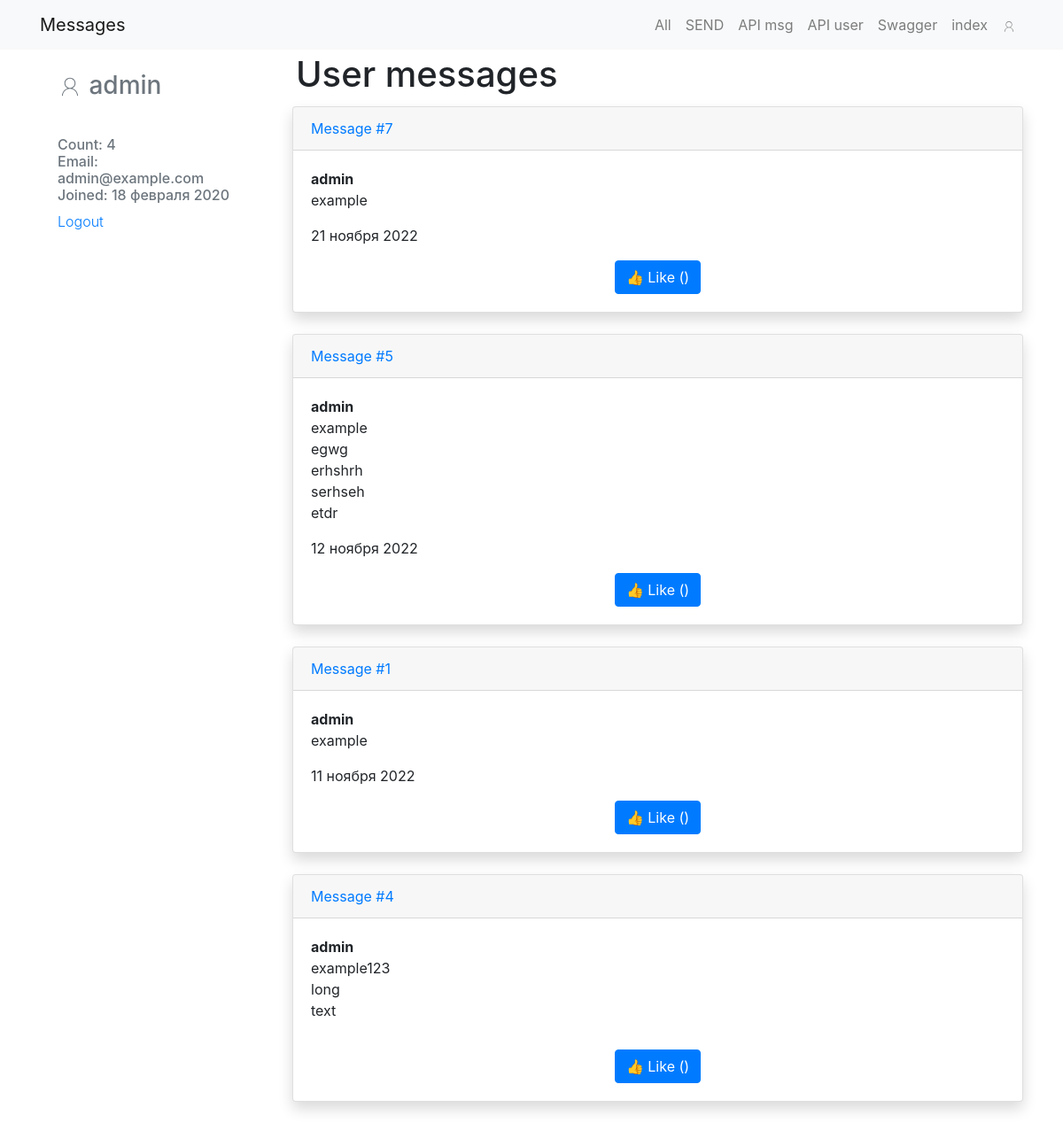
The page /users/1/ on the database its author committed.
### FORM_MSG/models.py (models this page shows, shortened)
class Message(models.Model):
    author = models.ForeignKey(to=User, related_name='messages', on_delete=models.CASCADE)
    id = models.BigAutoField(null=False, unique=True, primary_key=True,
                             auto_created=True)  # limit int remove (max_length)
    name = models.CharField(null=False, max_length=10, blank=False)
    text = models.TextField(null=False, max_length=100, blank=False, validators=[RegexValidator(r'^[\w]+$')])
    accept_terms = models.BooleanField(null=False, default=False, verbose_name='Согласен с правилами', blank=False)
    file = models.FileField(null=True, upload_to='form_files/', blank=True)
    image = models.ImageField(null=True, upload_to='form_imgs/', blank=True)
    created_date = models.DateTimeField(null=False, auto_now_add=True)
    updated_date = models.DateTimeField(null=False, auto_now=True)
    class Meta:
        verbose_name_plural = 'Messages'

### FORM_MSG/views.py (the view)
# urls.py: path("users/<int:pk>/", views.UserDetails.as_view(), name="users_details"),
class UserDetails(DetailView):
    template_name = 'form_msg/USERPAGE.html'
    queryset = User.objects.all().select_related()
    def get_context_data(self, **kwargs):
        pk = self.kwargs.get('pk', '')
        context = super().get_context_data(**kwargs)
        query = Message.objects.select_related('author').values('id', 'author__username', 'text', 'created_date') \
            .order_by('-created_date') \
            .filter(author__id=pk)
        context['msgs_data'] = query
        context['msgs_data_count'] = query.count()
        return context

### FORM_MSG/templates/form_msg/USERPAGE.html (shortened to what this page needs)
{% extends "form_msg/base_msg.html" %}
{% block content %}
<main role="main" class="container">
    <div class="row">
        {% include 'form_msg/user_item.html' %}
        <div class="col-md-9">
        <h1 class="p-1">User messages</h1>
            {% if msgs_data %}
                {% for msg in msgs_data %}
                    {% include 'form_msg/card_item_msg.html' %}
                {% endfor %}
            {% else %}
                Empty
            {% endif %}
        </div>
    </div>
</main>
{% endblock %}

### FORM_MSG/templates/form_msg/user_item.html (shortened to what this page needs)
 <div class="col-md-3 mb-3 mt-1">
    <div class="card"
         style="border: none">
        <div class="card-body">
            <div class="h3 text-muted">
                {{user.username}}
            </div>
        </div>
            <ul class="list-group list-group-flush">
                <li class="list-group-item" style="border: none">
                    <div class="h6 text-muted">
                        Count: {{msgs_data_count}}
                        <br>
                        Email: {{user.email}}
                        <br>
                        Joined: {{user.date_joined|date:"d E Y"}}
                    </div>
                    <div class="h7 text-muted font-weight-light">
                        <a href="{% url 'logout' %}" class="href">Logout</a>
                    </div>
                </li>
            </ul>
    </div>
</div>

### FORM_MSG/templates/form_msg/card_item_msg.html (shortened to what this page needs)
<div class="card mb-4 shadow justify-content-center">
    {% if not is_get_msg %}
        <div class="card-header"><a href="{% url 'form_msg:show_msg' pk=msg.id %}">Message #{{ msg.id }}</a></div>
    {% endif %}
    <div class="card-body">
        <p class="card-text">
            <strong class="d-block">{{ msg.author__username }}</strong>
            {{ msg.text|linebreaksbr }}
        </p>
        <div class="d-flex justify-content-between align-items-center">
            <p class=="text-muted">{{ msg.created_date|date:"d E Y" }}</p>
        </div>
        <div class="row justify-content-center">
            <form action="{% url 'form_msg:like' msg.id %}" method="POST">
                {% if not is_detail_msg %}
                    {% if user_likes and msg.id in user_likes %}
                        <button type="submit" name="msg_id" value="{{ msg.id }}" class="btn btn-danger">Unlike
                            ({{ msg.likes_count }})
                        </button>
                    {% else %}
                        <button type="submit" name="msg_id" value="{{ msg.id }}" class="btn btn-primary">
                            {% if msg.likes_count != 0 %}
                                👍 Like ({{ msg.likes_count }})
                            {% else %}
                                👍 Like
                            {% endif %}
                        </button>
                    {% endif %}
                {% endif %}
            </form>
        </div>
    </div>
</div>

### rows shown on the page
Message: id "7", author__username "admin", text "example", created_date "21 ноября 2022"
Message: id "5", author__username "admin", text "example egwg erhshrh serhseh etdr", created_date "12 ноября 2022"
Message: id "1", author__username "admin", text "example", created_date "11 ноября 2022"
Message: id "4", author__username "admin", text "example123 long text"

### other values the page prints
{{ user.username }} "admin"
{{ msgs_data_count }} "4"
{{ user.email }} "admin@example.com"
{{ user.date_joined|date:"d E Y" }} "18 февраля 2020"
